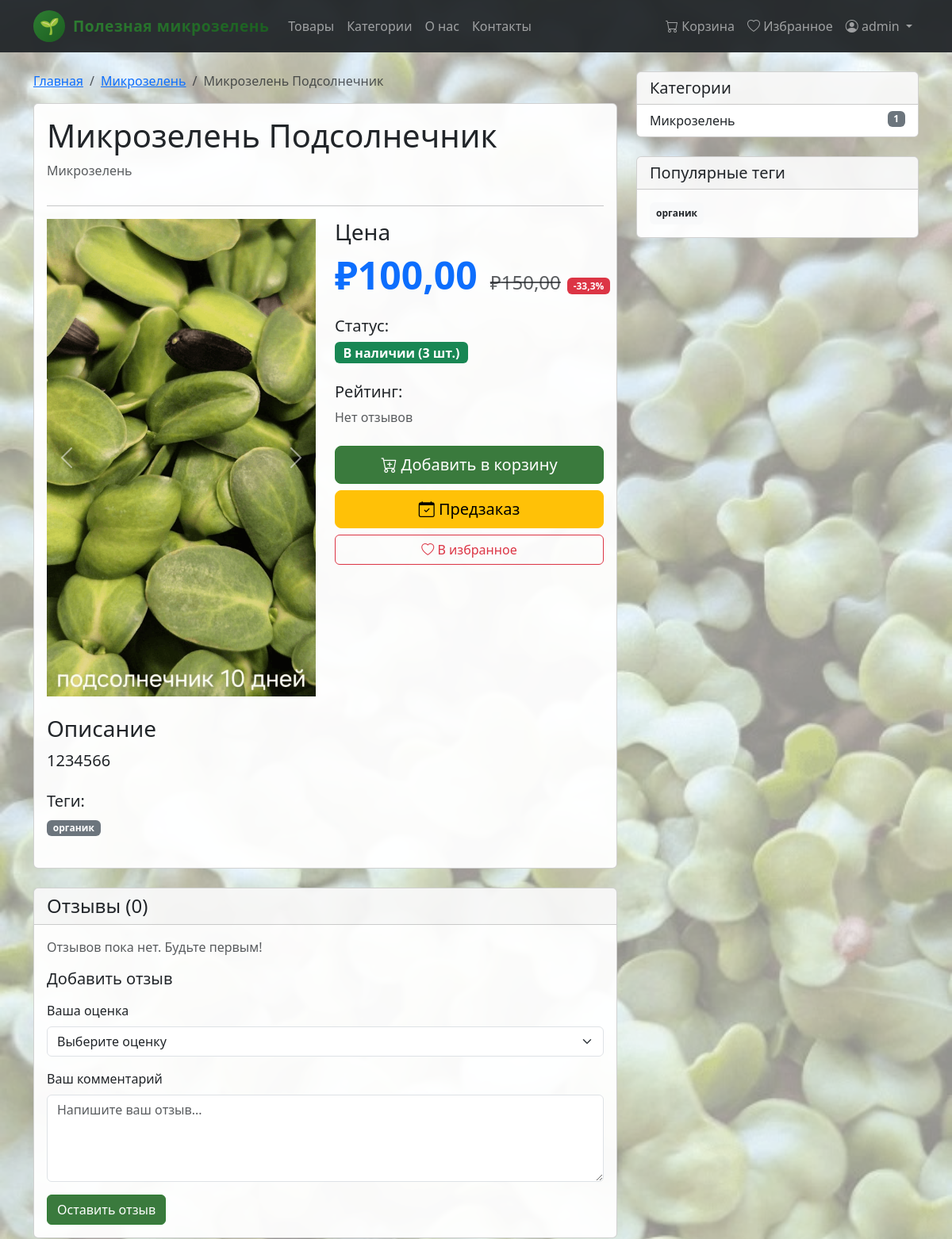
Before: /product/mikrozelen-podsolnechnik/ (signed in, upper part) with the older database file.
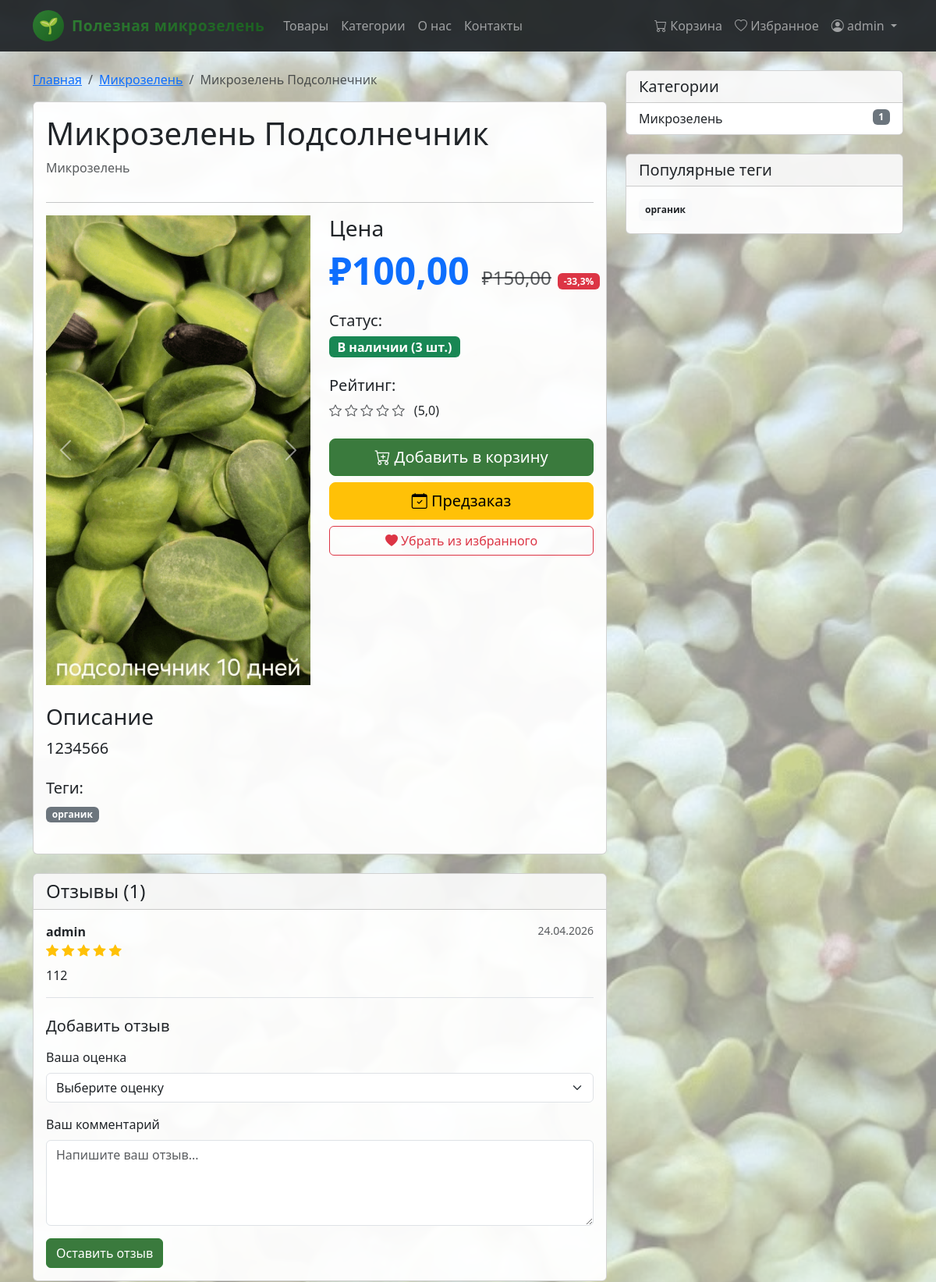
After: the same page with the newer database file.
### shop/models.py (models this page shows, shortened)
class Tag(models.Model):
    name = models.CharField(
        max_length=50,
        verbose_name="Название",
        unique=True
    )
    slug = models.SlugField(
        max_length=50,
        unique=True,
        verbose_name="URL"
    )
    created_at = models.DateTimeField(
        auto_now_add=True,
        verbose_name="Дата создания"
    )
    class Meta:
        verbose_name = "Тег"
        verbose_name_plural = "Теги"
        ordering = ['name']
        db_table = 'tags'
    def get_product_count(self):
        """Возвращает количество товаров с этим тегом"""
        return self.product_set.count()
    get_product_count.short_description = "Количество товаров"

class Category(models.Model):
    name = models.CharField(
        max_length=100,
        verbose_name="Название",
        unique=True
    )
    slug = models.SlugField(
        max_length=100,
        unique=True,
        verbose_name="URL",
        help_text="Используется для создания человеко-понятного URL"
    )
    description = models.TextField(
        blank=True,
        null=True,
        verbose_name="Описание",
        help_text="Описание категории"
    )
    created_at = models.DateTimeField(
        auto_now_add=True,
        verbose_name="Дата создания"
    )
    updated_at = models.DateTimeField(
        auto_now=True,
        verbose_name="Дата обновления"
    )
    class Meta:
        verbose_name = "Категория"
        verbose_name_plural = "Категории"
        ordering = ['name']
        db_table = 'categories'
    def get_product_count(self):
        return self.products.count()
    get_product_count.short_description = "Количество товаров"

class ProductReview(models.Model):
    product = models.ForeignKey(
        Product,
        on_delete=models.CASCADE,
        verbose_name="Товар",
        related_name="reviews"
    )
    user = models.ForeignKey(
        User,
        on_delete=models.CASCADE,
        verbose_name="Пользователь"
    )
    rating = models.IntegerField(
        choices=[(i, i) for i in range(1, 6)],
        verbose_name="Рейтинг",
        help_text="Оцените товар от 1 до 5"
    )
    comment = models.TextField(
        verbose_name="Отзыв",
        help_text="Напишите ваш отзыв о товаре"
    )
    created_at = models.DateTimeField(
        auto_now_add=True,
        verbose_name="Дата создания"
    )
    class Meta:
        verbose_name = "Отзыв о товаре"
        verbose_name_plural = "Отзывы о товарах"
        ordering = ['-created_at']
        db_table = 'product_reviews'

### shop/views.py (the view)
# urls.py: path('product/<slug:slug>/', views.ProductDetailView.as_view(), name='product_detail'),
class ProductDetailView(DetailView):
    model = Product
    template_name = 'shop/product_detail.html'
    context_object_name = 'product'
    def get_context_data(self, **kwargs):
        context = super().get_context_data(**kwargs)
        product = self.object
        product_images_path = os.path.join(settings.BASE_DIR, 'shop', 'static', 'shop', 'images', 'products', product.slug)
        product_images = []
        if os.path.exists(product_images_path):
            for file in sorted(os.listdir(product_images_path)):
                if file.endswith('.png'):
                    product_images.append(f'shop/images/products/{product.slug}/{file}')
        reviews = product.reviews.select_related('user').all()
        average_rating = reviews.aggregate(avg=Avg('rating'))['avg']
        context['product_images'] = product_images
        context['reviews'] = reviews
        context['reviews_count'] = reviews.count()
        context['average_rating'] = round(average_rating, 1) if average_rating else 0
        context['related_products'] = Product.published.filter(category=product.category).exclude(pk=product.pk)[:4]
        context['is_wishlisted'] = WishlistItem.objects.filter(user=self.request.user, product=product).exists() if self.request.user.is_authenticated else False
        return context

### shop/context_processors.py (called while the page is built)
def shop_context(request):
    return{
        'categories': Category.objects.all(),
        'tags': Tag.objects.all(),
        'cart_count': 5, # пример - количество товаров в корзине
    }

def support_context(request):
    context = {
        'open_ticket_count': 0,
        'resolved_tickets_count': 0,
    }
    if request.user.is_authenticated:
        context['open_ticket_count'] = SupportTicket.objects.filter(
            user=request.user,
            status__in=['new', 'in_progress']
        ).count()
        context['resolved_tickets_count'] = SupportTicket.objects.filter(
            user=request.user,
            is_resolved=True
        ).count()
    return context

### shop/models.py (called while the page is built)
    def get_queryset(self):
        return super().get_queryset().filter(status='published')

    def get_final_price(self):
        return self.discount_price if self.discount_price and self.discount_price > 0 else self.price

    def is_in_stock(self):
        return self.stock_quantity > 0

    def get_discount_percentage(self):
        if self.discount_price and self.price > 0:
            return round((1 - self.discount_price / self.price) * 100, 1)
        return 0

### shop/templates/shop/product_detail.html (shortened to what the changed rows need)
{% extends 'shop/base.html' %}
{% block content %}
<div class="row">
    <div class="col-lg-8">
        <div class="card mb-4">
            <div class="card-body">
                <div class="d-flex justify-content-between align-items-start">
                    <div>
                        <h1>{{ product.name }}</h1>
                    </div>
                </div>
                <div class="row mb-4">
                    <div class="col-md-6">
                        <div id="productImages" class="carousel slide" data-bs-ride="carousel">
                            <div class="carousel-inner">
                                {% load static %}
                                {% with product.slug as slug %}
                                    {% for img in product_images %}
                                        <div class="carousel-item {% if forloop.first %}active{% endif %}">
                                            <img src="{% static img %}" class="d-block w-100" alt="{{ product.name }}">
                                        </div>
                                    {% endfor %}
                                {% endwith %}
                            </div>
                        </div>
                    </div>
                    <div class="col-md-6">
                        <div class="mb-4">
                            <div class="d-flex align-items-center">
                                <div class="me-2">
                                    {% if average_rating %}
                                    {% for i in "12345" %}
                                    {% if forloop.counter <= average_rating|floatformat:0 %}
                                    <i class="bi bi-star-fill text-warning"></i>
                                    {% else %}
                                    <i class="bi bi-star text-muted"></i>
                                    {% endif %}
                                    {% endfor %}
                                    <span class="ms-2">({{ average_rating }})</span>
                                    {% else %}
                                    <span class="text-muted">Нет отзывов</span>
                                    {% endif %}
                                </div>
                            </div>
                        </div>
                        <div class="d-grid gap-2">
                            <form method="post" action="{% url 'shop:toggle_wishlist' product.slug %}">
                                <button type="submit" class="btn btn-outline-danger w-100">
                                    {% if is_wishlisted %}<i class="bi bi-heart-fill"></i> Убрать из избранного{% else %}<i class="bi bi-heart"></i> В избранное{% endif %}
                                </button>
                            </form>
                        </div>
                    </div>
                </div>
                {% if product.tags.all %}
                <div class="mb-4">
                    <h5>Теги:</h5>
                    {% for tag in product.tags.all %}
                    <a href="{% url 'shop:product_list_by_tag' tag.slug %}"
                       class="badge bg-secondary text-decoration-none me-1">
                        {{ tag.name }}
                    </a>
                    {% endfor %}
                </div>
                {% endif %}
            </div>
        </div>
        <div class="card mb-4">
            <div class="card-header">
                <h4 class="mb-0">Отзывы ({{ reviews_count }})</h4>
            </div>
            <div class="card-body">
                {% if reviews_count %}
                <div class="mb-4">
                    {% for review in reviews|slice:":5" %}
                    <div class="border-bottom pb-3 mb-3">
                        <div class="d-flex justify-content-between">
                            <strong>{{ review.user.username }}</strong>
                            <small class="text-muted">{{ review.created_at|date:"d.m.Y" }}</small>
                        </div>
                        <div class="mb-2">
                            {% for i in "12345" %}
                            {% if forloop.counter <= review.rating %}
                            <i class="bi bi-star-fill text-warning"></i>
                            {% else %}
                            <i class="bi bi-star text-muted"></i>
                            {% endif %}
                            {% endfor %}
                        </div>
                        <p class="mb-0">{{ review.comment }}</p>
                    </div>
                    {% endfor %}
                </div>
                {% else %}
                <p class="text-muted">Отзывов пока нет. Будьте первым!</p>
                {% endif %}
                {% if user.is_authenticated %}
                <h5 class="mb-3">Добавить отзыв</h5>
                <form method="post" action="{% url 'shop:add_review' product.slug %}">
                    <div class="mb-3">
                    </div>
                    <div class="mb-3">
                    </div>
                    <button type="submit" class="btn btn-primary">Оставить отзыв</button>
                </form>
                {% else %}
                <p class="text-muted">
                    <a href="{% url 'login' %}" class="text-primary">Войдите</a>, чтобы оставить отзыв.
                </p>
                {% endif %}
            </div>
        </div>
    </div>
    <div class="col-lg-4">
        <div class="card mb-4">
            <div class="list-group list-group-flush">
                {% for category in categories %}
                <a href="{% url 'shop:product_list_by_category' category.slug %}"
                   class="list-group-item list-group-item-action {% if current_category and category.slug == current_category.slug %}active{% endif %}">
                    {{ category.name }} <span class="badge bg-secondary float-end">{{ category.get_product_count }}</span>
                </a>
                {% endfor %}
            </div>
        </div>
        <div class="card">
            <div class="card-body">
                <div class="d-flex flex-wrap gap-2">
                    {% for tag in tags|slice:":10" %}
                    <a href="{% url 'shop:product_list_by_tag' tag.slug %}"
                       class="badge bg-light text-dark text-decoration-none p-2">
                        {{ tag.name }}
                    </a>
                    {% endfor %}
                </div>
            </div>
        </div>
    </div>
</div>
{% endblock %}

Changed rows visible on the page:
added ProductReview: user.username "admin", created_at "24.04.2026", rating 5 (drawn), comment "112"
Other visible differences:
{{ average_rating }}: (not shown) → "5,0"
{{ reviews_count }}: "0" → "1"
text no longer shown: "Нет отзывов В избранное Отзывов пока нет. Будьте первым!"
text now shown: "( ) Убрать из избранного"
